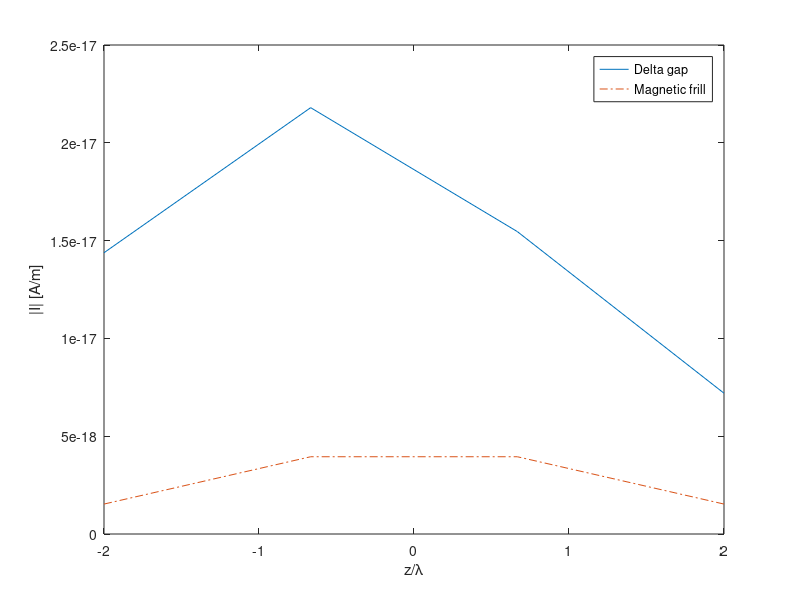

Write the MATLAB code that produced this figure.
% MoM code for thin wires, using collocation and
% piecewise sinusoisdal basis functions.
% This alternate version, developed by David B Davidson, does not use Toeplitz symmetry.
% Geometry is read in; uses default b for air-filled co-axial
% cable in magnetic frill model.
% Geometry is hard-coded.
% Note: best results obtained with 0.48 lambda wire; 0.005 lambda radius,
% and 50-100 segments. Magnetic frill converges slowly, especially for thinner
% wires.
% DBD 24 Aug 2011

% Reference
% [1] D B Davidson, "Computational Electromagnetics for RF and Microwave
% Engineering", 2nd Edition, Cambridge Univ Press

clear;
N_seg=input('Enter number of segments (must be even): ')
L=input('Enter wire length (in wavelengths): ')
a=input('Enter wire radius (in wavelengths): ')
b = 3.5*a % for a 75 ohm system.

B = 2*pi; % This is beta, for \lambda=1m.
dz=L/(N_seg); % This is \Delta_z
Bdz=B*dz;
N=N_seg -1 ; % Number of degrees of freedom is one less than segments.
for m= 1:N
    for n=1:N
        Rnp1 = sqrt(a^2+((m-n-1)*dz)^2); % Rn+1. Uses [1,Eq (4.30)] for z_n and z_m
        Rn   = sqrt(a^2+((m-n)*dz)^2);   % Rn
        Rnm1 = sqrt(a^2+((m-n+1)*dz)^2); % Rn-1
        A = exp(-1i*B*Rnp1)/Rnp1;
        BB = exp (-1i*B*Rn)*sin(2*Bdz)/(Rn*sin(Bdz));
        C = exp(-1i*B*Rnm1)/Rnm1;
        Z(m,n) = -1i*30*(A-BB+C)/sin(Bdz);
    end
end;

% Magnetic frill feed model for dipole
CentreSeg=ceil(N/2);
for m=(CentreSeg:N)
    zz=(m-CentreSeg)*dz;
    R1=sqrt(a^2+zz^2);
    R2=sqrt(b^2+zz^2);
    E(m) = (exp(-i*B*R1)/R1-exp(-i*B*R2)/R2)/(2*log(b/a));
    E(N+1-m)=E(m);
end
V = -conj(E');

CentreSeg = ceil(N/2);
I_mag_frill = Z \ V;
Zin_mag_frill = 1/(I_mag_frill(CentreSeg))


% Delta gap feed model
deltaZ=dz;
for n = (1:N);
    V(n) = 0;
end;
V(CentreSeg) = -1/deltaZ;
I_delta_gap = Z \ V;
Zin_delta_gap=1/I_delta_gap(CentreSeg) %  this is the dipole impedance
input('Press (almost) any key to continue');

Length=linspace(-L/2+dz/2,L/2-dz/2,N);
plot(Length,abs(I_delta_gap),Length,abs(I_mag_frill),'-.');
%title(['Current on ',num2str(L),'\lambda dipole : ',num2str(N_seg), ' segments']);
xlabel('z/\lambda');
ylabel('|I| [A/m]');
legend('Delta gap', 'Magnetic frill')
pause;

print -deps thin_dipI

% compute reflection coefficients in 75 Ohm system (magnitude, dB)
gamma_frill = 20*log10(abs((Zin_mag_frill-75)/(Zin_mag_frill+75)))
gamma_delta = 20*log10(abs((Zin_delta_gap-75)/(Zin_delta_gap+75)))



% Obtain the 2 and 1 norm condition numbers (if required)
%TwoNorm = cond(Z)
%DigitsLost = log10(TwoNorm)
%OneNorm = 1/rcond(Z)